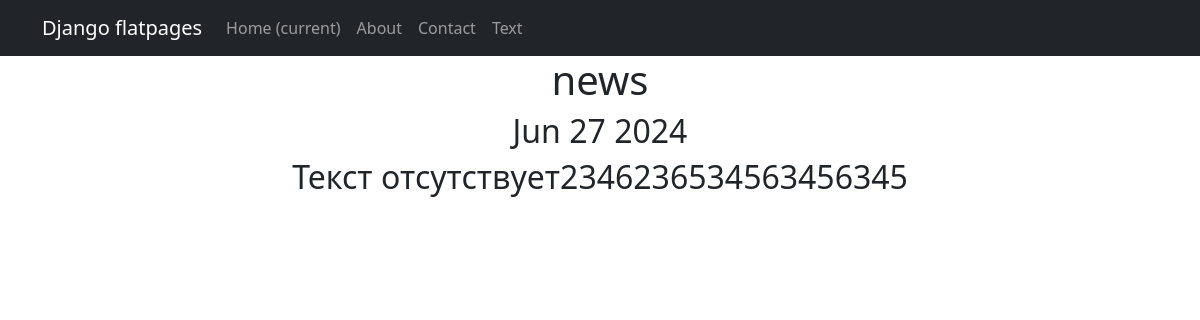
The page /post/12 on the database its author committed.
### news/models.py (models this page shows, shortened)
class Post(models.Model):
    article = 'статья'
    news = 'новость'
    POSITIONS = [
        (article, 'article'),
        (news, 'news'),
    ]
    author = models.ForeignKey(Author, on_delete=models.CASCADE)
    news = models.CharField(max_length=55, choices=POSITIONS, default='новость')
    time_in = models.DateTimeField(auto_now_add=True)
    products = models.ManyToManyField(Category, through='PostCategory')
    title_news = models.CharField(max_length=55)
    text_news = models.TextField(default="Текст отсутствует")
    post_reiting = models.IntegerField(default=0)

### news/views.py (the view)
# urls.py: path('<int:pk>', ProductDetail.as_view(), name='news_detail'),
class ProductDetail(DetailView):
    model = Post
    template_name = 'news_one.html'
    context_object_name = 'news'

### news/templatetags/custom_filters.py (called while the page is built)
@register.filter()
def censorship(text):
   STOP_LIST = [
       'мат',
       'редиска',
       'сук',
   ]
   for word in STOP_LIST:
      if word in text:
          text = text.lower().replace(word.lower(), word[0]+'***')
   return f'{text}'

### templates/news_one.html (shortened to what this page needs)
{% extends 'flatpages/default.html' %}
{% load custom_filters %}!
{% block content %}
<h1>{{ news.news|censorship }}</h1>
<h2>{{ news.time_in|date:'M d Y' }}</h2>
<h2>{{ news.text_news|censorship }}</h2>
{% endblock content %}

### rows shown on the page
Post: news|censorship "news", time_in "Jun 27 2024", text_news|censorship "Текст отсутствует2346236534563456345"
